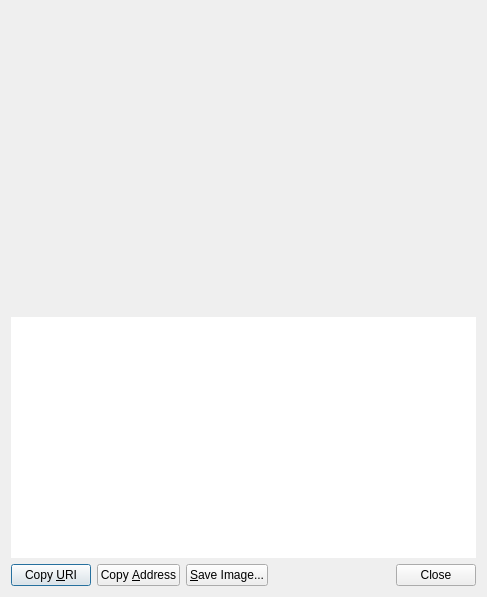
<?xml version="1.0" encoding="UTF-8"?>
<ui version="4.0">
 <class>ReceiveRequestDialog</class>
 <widget class="QDialog" name="ReceiveRequestDialog">
  <property name="geometry">
   <rect>
    <x>0</x>
    <y>0</y>
    <width>487</width>
    <height>597</height>
   </rect>
  </property>
  <layout class="QVBoxLayout" name="verticalLayout_3">
   <item>
    <widget class="QRImageWidget" name="lblQRCode">
     <property name="sizePolicy">
      <sizepolicy hsizetype="Expanding" vsizetype="Fixed">
       <horstretch>0</horstretch>
       <verstretch>0</verstretch>
      </sizepolicy>
     </property>
     <property name="minimumSize">
      <size>
       <width>300</width>
       <height>300</height>
      </size>
     </property>
     <property name="toolTip">
      <string>QR Code</string>
     </property>
     <property name="textFormat">
      <enum>Qt::PlainText</enum>
     </property>
     <property name="alignment">
      <set>Qt::AlignCenter</set>
     </property>
     <property name="wordWrap">
      <bool>true</bool>
     </property>
    </widget>
   </item>
   <item>
    <widget class="QTextEdit" name="outUri">
     <property name="sizePolicy">
      <sizepolicy hsizetype="Expanding" vsizetype="Expanding">
       <horstretch>0</horstretch>
       <verstretch>0</verstretch>
      </sizepolicy>
     </property>
     <property name="minimumSize">
      <size>
       <width>0</width>
       <height>50</height>
      </size>
     </property>
     <property name="frameShape">
      <enum>QFrame::NoFrame</enum>
     </property>
     <property name="frameShadow">
      <enum>QFrame::Plain</enum>
     </property>
     <property name="tabChangesFocus">
      <bool>true</bool>
     </property>
     <property name="textInteractionFlags">
      <set>Qt::TextSelectableByKeyboard|Qt::TextSelectableByMouse</set>
     </property>
    </widget>
   </item>
   <item>
    <layout class="QHBoxLayout" name="horizontalLayout">
     <item>
      <widget class="QPushButton" name="btnCopyURI">
       <property name="text">
        <string>Copy &amp;URI</string>
       </property>
      </widget>
     </item>
     <item>
      <widget class="QPushButton" name="btnCopyAddress">
       <property name="text">
        <string>Copy &amp;Address</string>
       </property>
      </widget>
     </item>
     <item>
      <widget class="QPushButton" name="btnSaveAs">
       <property name="text">
        <string>&amp;Save Image...</string>
       </property>
      </widget>
     </item>
     <item>
      <spacer name="horizontalSpacer_2">
       <property name="orientation">
        <enum>Qt::Horizontal</enum>
       </property>
       <property name="sizeHint" stdset="0">
        <size>
         <width>40</width>
         <height>20</height>
        </size>
       </property>
      </spacer>
     </item>
     <item>
      <widget class="QDialogButtonBox" name="buttonBox">
       <property name="standardButtons">
        <set>QDialogButtonBox::Close</set>
       </property>
      </widget>
     </item>
    </layout>
   </item>
  </layout>
 </widget>
 <customwidgets>
  <customwidget>
   <class>QRImageWidget</class>
   <extends>QLabel</extends>
   <header>qt/receiverequestdialog.h</header>
  </customwidget>
 </customwidgets>
 <resources/>
 <connections>
  <connection>
   <sender>buttonBox</sender>
   <signal>rejected()</signal>
   <receiver>ReceiveRequestDialog</receiver>
   <slot>reject()</slot>
   <hints>
    <hint type="sourcelabel">
     <x>452</x>
     <y>573</y>
    </hint>
    <hint type="destinationlabel">
     <x>243</x>
     <y>298</y>
    </hint>
   </hints>
  </connection>
  <connection>
   <sender>buttonBox</sender>
   <signal>accepted()</signal>
   <receiver>ReceiveRequestDialog</receiver>
   <slot>accept()</slot>
   <hints>
    <hint type="sourcelabel">
     <x>452</x>
     <y>573</y>
    </hint>
    <hint type="destinationlabel">
     <x>243</x>
     <y>298</y>
    </hint>
   </hints>
  </connection>
 </connections>
</ui>
